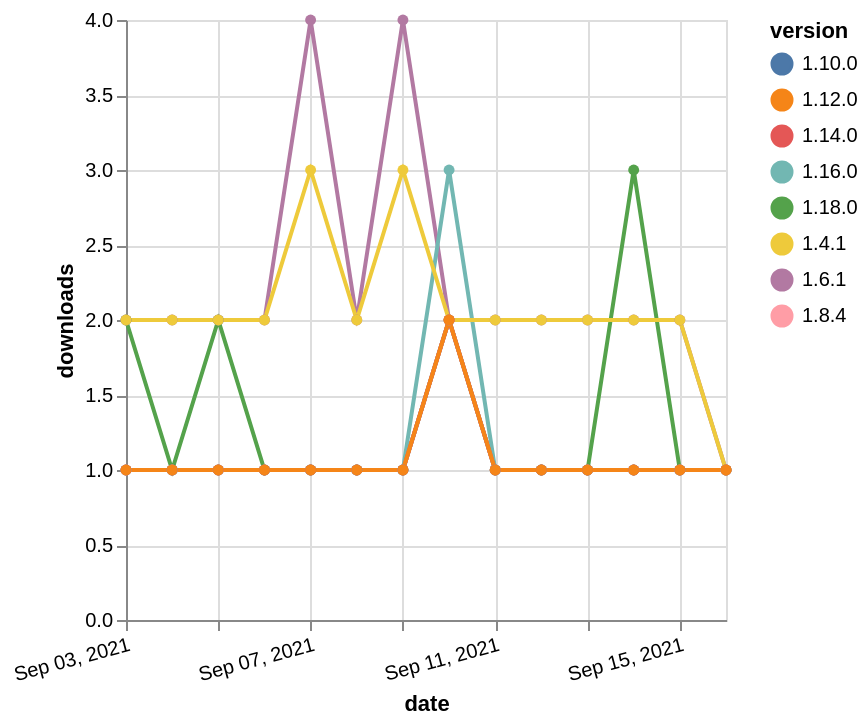

Source (Vega-Lite JSON):
### Vega-Lite specification from a JSON file in a GitHub repository (floating-point values rounded to 4 significant figures)
{"$schema": "https://vega.github.io/schema/vega-lite/v5.json", "description": "A simple bar chart with embedded data.", "data": {"values": [{"date": "2021-09-03", "total": 123, "delta": 2, "version": "1.18.0"}, {"date": "2021-09-04", "total": 124, "delta": 1, "version": "1.18.0"}, {"date": "2021-09-05", "total": 126, "delta": 2, "version": "1.18.0"}, {"date": "2021-09-06", "total": 127, "delta": 1, "version": "1.18.0"}, {"date": "2021-09-07", "total": 128, "delta": 1, "version": "1.18.0"}, {"date": "2021-09-08", "total": 129, "delta": 1, "version": "1.18.0"}, {"date": "2021-09-09", "total": 130, "delta": 1, "version": "1.18.0"}, {"date": "2021-09-10", "total": 132, "delta": 2, "version": "1.18.0"}, {"date": "2021-09-11", "total": 133, "delta": 1, "version": "1.18.0"}, {"date": "2021-09-12", "total": 134, "delta": 1, "version": "1.18.0"}, {"date": "2021-09-13", "total": 135, "delta": 1, "version": "1.18.0"}, {"date": "2021-09-14", "total": 138, "delta": 3, "version": "1.18.0"}, {"date": "2021-09-15", "total": 139, "delta": 1, "version": "1.18.0"}, {"date": "2021-09-16", "total": 140, "delta": 1, "version": "1.18.0"}, {"date": "2021-09-03", "total": 2461, "delta": 2, "version": "1.6.1"}, {"date": "2021-09-04", "total": 2463, "delta": 2, "version": "1.6.1"}, {"date": "2021-09-05", "total": 2465, "delta": 2, "version": "1.6.1"}, {"date": "2021-09-06", "total": 2467, "delta": 2, "version": "1.6.1"}, {"date": "2021-09-07", "total": 2471, "delta": 4, "version": "1.6.1"}, {"date": "2021-09-08", "total": 2473, "delta": 2, "version": "1.6.1"}, {"date": "2021-09-09", "total": 2477, "delta": 4, "version": "1.6.1"}, {"date": "2021-09-10", "total": 2479, "delta": 2, "version": "1.6.1"}, {"date": "2021-09-11", "total": 2481, "delta": 2, "version": "1.6.1"}, {"date": "2021-09-12", "total": 2483, "delta": 2, "version": "1.6.1"}, {"date": "2021-09-13", "total": 2485, "delta": 2, "version": "1.6.1"}, {"date": "2021-09-14", "total": 2487, "delta": 2, "version": "1.6.1"}, {"date": "2021-09-15", "total": 2489, "delta": 2, "version": "1.6.1"}, {"date": "2021-09-16", "total": 2490, "delta": 1, "version": "1.6.1"}, {"date": "2021-09-03", "total": 195, "delta": 1, "version": "1.10.0"}, {"date": "2021-09-04", "total": 196, "delta": 1, "version": "1.10.0"}, {"date": "2021-09-05", "total": 197, "delta": 1, "version": "1.10.0"}, {"date": "2021-09-06", "total": 198, "delta": 1, "version": "1.10.0"}, {"date": "2021-09-07", "total": 199, "delta": 1, "version": "1.10.0"}, {"date": "2021-09-08", "total": 200, "delta": 1, "version": "1.10.0"}, {"date": "2021-09-09", "total": 201, "delta": 1, "version": "1.10.0"}, {"date": "2021-09-10", "total": 203, "delta": 2, "version": "1.10.0"}, {"date": "2021-09-11", "total": 204, "delta": 1, "version": "1.10.0"}, {"date": "2021-09-12", "total": 205, "delta": 1, "version": "1.10.0"}, {"date": "2021-09-13", "total": 206, "delta": 1, "version": "1.10.0"}, {"date": "2021-09-14", "total": 207, "delta": 1, "version": "1.10.0"}, {"date": "2021-09-15", "total": 208, "delta": 1, "version": "1.10.0"}, {"date": "2021-09-16", "total": 209, "delta": 1, "version": "1.10.0"}, {"date": "2021-09-03", "total": 238, "delta": 1, "version": "1.8.4"}, {"date": "2021-09-04", "total": 239, "delta": 1, "version": "1.8.4"}, {"date": "2021-09-05", "total": 240, "delta": 1, "version": "1.8.4"}, {"date": "2021-09-06", "total": 241, "delta": 1, "version": "1.8.4"}, {"date": "2021-09-07", "total": 242, "delta": 1, "version": "1.8.4"}, {"date": "2021-09-08", "total": 243, "delta": 1, "version": "1.8.4"}, {"date": "2021-09-09", "total": 244, "delta": 1, "version": "1.8.4"}, {"date": "2021-09-10", "total": 246, "delta": 2, "version": "1.8.4"}, {"date": "2021-09-11", "total": 247, "delta": 1, "version": "1.8.4"}, {"date": "2021-09-12", "total": 248, "delta": 1, "version": "1.8.4"}, {"date": "2021-09-13", "total": 249, "delta": 1, "version": "1.8.4"}, {"date": "2021-09-14", "total": 250, "delta": 1, "version": "1.8.4"}, {"date": "2021-09-15", "total": 251, "delta": 1, "version": "1.8.4"}, {"date": "2021-09-16", "total": 252, "delta": 1, "version": "1.8.4"}, {"date": "2021-09-03", "total": 185, "delta": 1, "version": "1.16.0"}, {"date": "2021-09-04", "total": 186, "delta": 1, "version": "1.16.0"}, {"date": "2021-09-05", "total": 187, "delta": 1, "version": "1.16.0"}, {"date": "2021-09-06", "total": 188, "delta": 1, "version": "1.16.0"}, {"date": "2021-09-07", "total": 189, "delta": 1, "version": "1.16.0"}, {"date": "2021-09-08", "total": 190, "delta": 1, "version": "1.16.0"}, {"date": "2021-09-09", "total": 191, "delta": 1, "version": "1.16.0"}, {"date": "2021-09-10", "total": 194, "delta": 3, "version": "1.16.0"}, {"date": "2021-09-11", "total": 195, "delta": 1, "version": "1.16.0"}, {"date": "2021-09-12", "total": 196, "delta": 1, "version": "1.16.0"}, {"date": "2021-09-13", "total": 197, "delta": 1, "version": "1.16.0"}, {"date": "2021-09-14", "total": 198, "delta": 1, "version": "1.16.0"}, {"date": "2021-09-15", "total": 199, "delta": 1, "version": "1.16.0"}, {"date": "2021-09-16", "total": 200, "delta": 1, "version": "1.16.0"}, {"date": "2021-09-03", "total": 2375, "delta": 2, "version": "1.4.1"}, {"date": "2021-09-04", "total": 2377, "delta": 2, "version": "1.4.1"}, {"date": "2021-09-05", "total": 2379, "delta": 2, "version": "1.4.1"}, {"date": "2021-09-06", "total": 2381, "delta": 2, "version": "1.4.1"}, {"date": "2021-09-07", "total": 2384, "delta": 3, "version": "1.4.1"}, {"date": "2021-09-08", "total": 2386, "delta": 2, "version": "1.4.1"}, {"date": "2021-09-09", "total": 2389, "delta": 3, "version": "1.4.1"}, {"date": "2021-09-10", "total": 2391, "delta": 2, "version": "1.4.1"}, {"date": "2021-09-11", "total": 2393, "delta": 2, "version": "1.4.1"}, {"date": "2021-09-12", "total": 2395, "delta": 2, "version": "1.4.1"}, {"date": "2021-09-13", "total": 2397, "delta": 2, "version": "1.4.1"}, {"date": "2021-09-14", "total": 2399, "delta": 2, "version": "1.4.1"}, {"date": "2021-09-15", "total": 2401, "delta": 2, "version": "1.4.1"}, {"date": "2021-09-16", "total": 2402, "delta": 1, "version": "1.4.1"}, {"date": "2021-09-03", "total": 160, "delta": 1, "version": "1.14.0"}, {"date": "2021-09-04", "total": 161, "delta": 1, "version": "1.14.0"}, {"date": "2021-09-05", "total": 162, "delta": 1, "version": "1.14.0"}, {"date": "2021-09-06", "total": 163, "delta": 1, "version": "1.14.0"}, {"date": "2021-09-07", "total": 164, "delta": 1, "version": "1.14.0"}, {"date": "2021-09-08", "total": 165, "delta": 1, "version": "1.14.0"}, {"date": "2021-09-09", "total": 166, "delta": 1, "version": "1.14.0"}, {"date": "2021-09-10", "total": 168, "delta": 2, "version": "1.14.0"}, {"date": "2021-09-11", "total": 169, "delta": 1, "version": "1.14.0"}, {"date": "2021-09-12", "total": 170, "delta": 1, "version": "1.14.0"}, {"date": "2021-09-13", "total": 171, "delta": 1, "version": "1.14.0"}, {"date": "2021-09-14", "total": 172, "delta": 1, "version": "1.14.0"}, {"date": "2021-09-15", "total": 173, "delta": 1, "version": "1.14.0"}, {"date": "2021-09-16", "total": 174, "delta": 1, "version": "1.14.0"}, {"date": "2021-09-03", "total": 186, "delta": 1, "version": "1.12.0"}, {"date": "2021-09-04", "total": 187, "delta": 1, "version": "1.12.0"}, {"date": "2021-09-05", "total": 188, "delta": 1, "version": "1.12.0"}, {"date": "2021-09-06", "total": 189, "delta": 1, "version": "1.12.0"}, {"date": "2021-09-07", "total": 190, "delta": 1, "version": "1.12.0"}, {"date": "2021-09-08", "total": 191, "delta": 1, "version": "1.12.0"}, {"date": "2021-09-09", "total": 192, "delta": 1, "version": "1.12.0"}, {"date": "2021-09-10", "total": 194, "delta": 2, "version": "1.12.0"}, {"date": "2021-09-11", "total": 195, "delta": 1, "version": "1.12.0"}, {"date": "2021-09-12", "total": 196, "delta": 1, "version": "1.12.0"}, {"date": "2021-09-13", "total": 197, "delta": 1, "version": "1.12.0"}, {"date": "2021-09-14", "total": 198, "delta": 1, "version": "1.12.0"}, {"date": "2021-09-15", "total": 199, "delta": 1, "version": "1.12.0"}, {"date": "2021-09-16", "total": 200, "delta": 1, "version": "1.12.0"}]}, "width": "container", "mark": {"type": "line", "point": {"filled": true}}, "encoding": {"x": {"field": "date", "type": "temporal", "timeUnit": "yearmonthdate", "title": "date", "axis": {"labelAngle": -15}}, "y": {"field": "delta", "type": "quantitative", "title": "downloads"}, "color": {"field": "version", "type": "nominal"}, "tooltip": {"field": "delta"}}}
